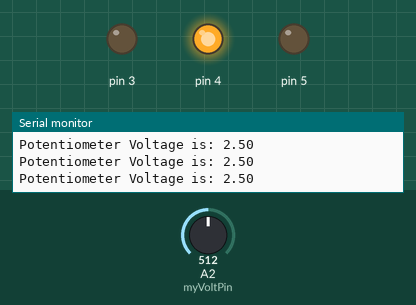
This sketch was run on a simulated Arduino Uno, built with avr-gcc and run on an emulated ATmega328P. Shown: output pins drawn as LEDs (lit = HIGH), the last lines printed to the serial monitor. Inputs (shaded band) come from the test bench; at power-on: A2 (myVoltPin) = 512.

Above: at 1.2 s.
1.3 s: A2 (myVoltPin) set to 428
2.8 s: A2 (myVoltPin) set to 401
At 4.2 s:
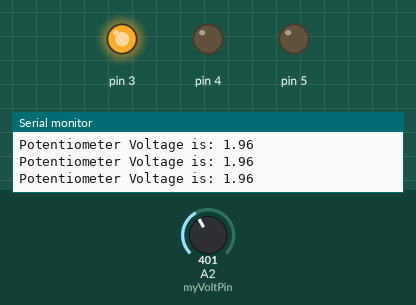
4.5 s: A2 (myVoltPin) set to 900
At 5.5 s:
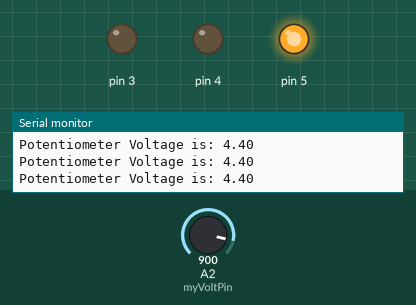
6.0 s: A2 (myVoltPin) set to 831
7.5 s: A2 (myVoltPin) set to 805
At 8.1 s:
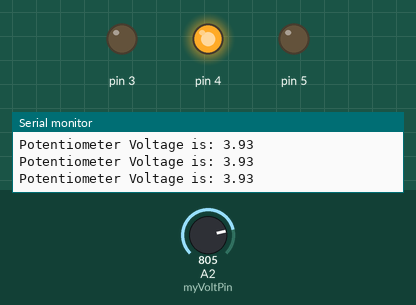
9.0 s: A2 (myVoltPin) set to 1023
At 9.4 s:
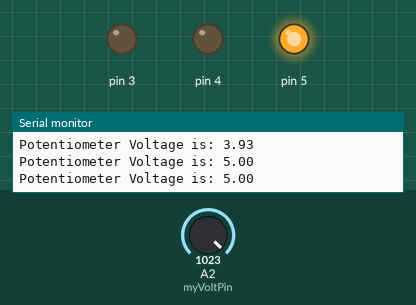
Timing chart, 0 to 11.5 s (numbered marks = the images above; inputs shaded):
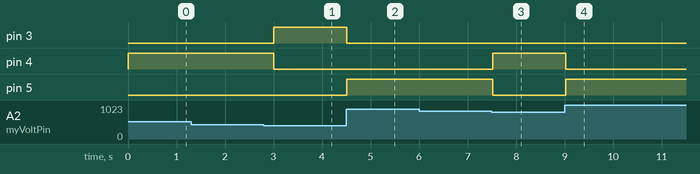

Measured:
- the behaviour switches between 410 and 409 on A2 (myVoltPin) (found by bisection; images 0 and 1)
- the behaviour switches between 819 and 818 on A2 (myVoltPin) (found by bisection; images 2 and 3)
- after the input at 2.8 s, pin 3: LOW → HIGH after 0.21 s; pin 4: HIGH → LOW after 0.21 s
- after the input at 4.5 s, pin 3: HIGH → LOW at once; pin 5: LOW → HIGH at once
- after the input at 7.5 s, pin 4: LOW → HIGH at once; pin 5: HIGH → LOW at once
- after the input at 9.0 s, pin 4: HIGH → LOW at once; pin 5: LOW → HIGH at once

The sketch:

potentiometer_test.ino
```cpp
int myVoltPin = A2;
int readVal;
float V2;
void setup() {
  // put your setup code here, to run once:
  Serial.begin(9600);
  pinMode(3, OUTPUT);
  pinMode(4, OUTPUT);
  pinMode(5, OUTPUT);
}

void loop() {
  // put your main code here, to run repeatedly:
  readVal = analogRead(myVoltPin);
  V2 = (5. / 1023) * readVal;
  if (V2 >= 4.0) {
    digitalWrite(5, HIGH);
    digitalWrite(3, LOW);
    digitalWrite(4, LOW);
  }
  else if (V2 < 4.0 && V2 > 2.0) {
    digitalWrite(4, HIGH);
    digitalWrite(3, LOW);
    digitalWrite(5, LOW);
  }
  else {
    digitalWrite(3, HIGH);
    digitalWrite(4, LOW);
    digitalWrite(5, LOW);
  }

  Serial.print("Potentiometer Voltage is: ");
  Serial.println(V2);
  delay(250);
}
```
